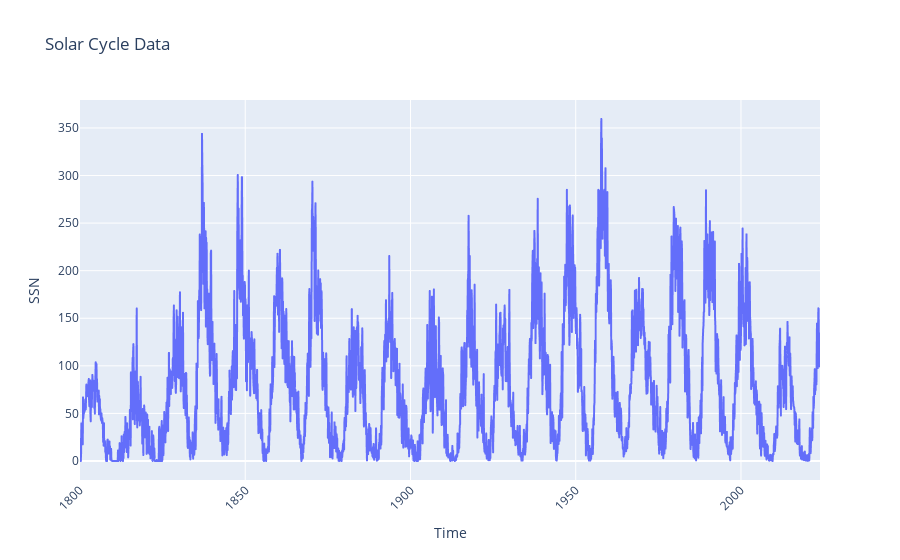

Notebook code for this chart:
### Code cell
# Rename columns to match Prophet's requirements (ds for time and y for target)
solar_cycle.rename(columns={'time_tag': 'ds', 'ssn': 'y'}, inplace=True)

# Sort the DataFrame by 'ds' in chronological order - was already, but just in case
solar_cycle_sorted = solar_cycle.sort_values(by='ds')

# plot the full dataframe, to see solar cycle's pattern (more or less 11 years)
fig = px.line(solar_cycle_sorted, x='ds', y='y', title='Solar Cycle Data')
fig.update_xaxes(title_text='Time')
fig.update_yaxes(title_text='SSN')
fig.update_layout(xaxis=dict(tickangle=-45), showlegend=True)
fig.show()

### Figure 1 — Plotly figure (JSON) as saved in the notebook; plotly's stock layout.template omitted (floating-point values rounded to 4 significant figures; data arrays with more than 128 entries replaced by an {"elided": "..."} marker saying what was removed)
{"data": [{"hovertemplate": "ds=%{x}<br>y=%{y}<extra></extra>", "legendgroup": "", "line": {"color": "#636efa", "dash": "solid"}, "marker": {"symbol": "circle"}, "mode": "lines", "name": "", "showlegend": false, "type": "scattergl", "x": {"elided": "2688 str values"}, "xaxis": "x", "y": {"elided": "2688 float values"}, "yaxis": "y"}], "layout": {"legend": {"tracegroupgap": 0}, "showlegend": true, "title": {"text": "Solar Cycle Data"}, "xaxis": {"anchor": "y", "domain": [0, 1], "tickangle": -45, "title": {"text": "Time"}}, "yaxis": {"anchor": "x", "domain": [0, 1], "title": {"text": "SSN"}}}}
